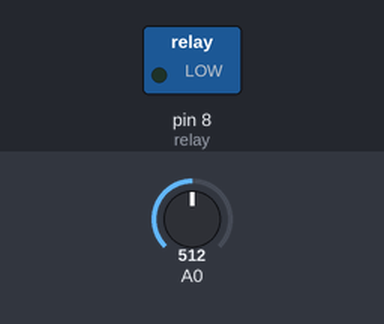
The sketch below on a simulated Arduino Uno, built with avr-gcc and run on an emulated ATmega328P. On the bench: switched loads named in the sketch (green lamp = pin HIGH). Inputs (shaded band) come from the test bench; at power-on: A0 = 512.

Above: at 1.2 s.
1.3 s: A0 set to 858
2.8 s: A0 set to 884
At 4.0 s:
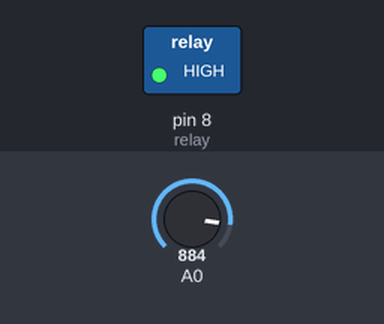
4.3 s: A0 set to 716
At 5.2 s:
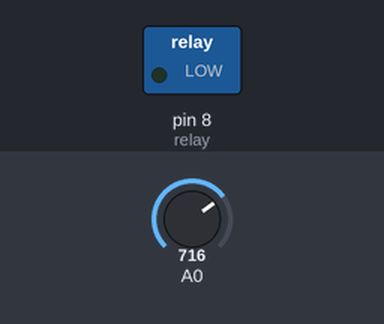
5.8 s: A0 set to 900
At 6.4 s:
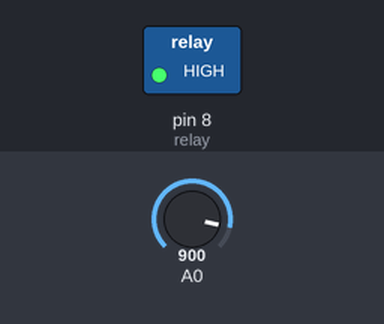
Timing chart, 0 to 8.3 s (numbered marks = the images above; inputs shaded):
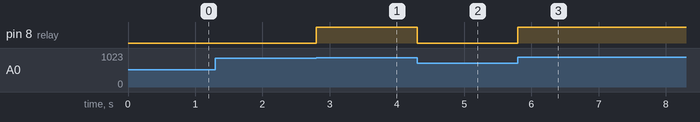

The sketch:

battery_controller.ino
```cpp
//#define DEBUG
#include <math.h>

int relay = 8;

double Thermistor(int RawADC) {
 double Temp;
 Temp = log(10000.0*((1024.0/RawADC-1)));
 Temp = 1 / (0.001129148 + (0.000234125 + (0.0000000876741 * Temp * Temp ))* Temp );
 Temp = Temp - 273.15;
 return Temp;
}

void setup() {
 Serial.begin(9600);
 pinMode(relay, OUTPUT);
}

void loop() {
  int temp2 = Thermistor(analogRead(0));

  if(temp2 > 70)
   digitalWrite(relay, HIGH);
  else
    digitalWrite(relay, LOW);

#ifdef DEBUG
  Serial.println(temp2);
#endif

}
```

Measured:
- the behaviour switches between 875 and 876 on A0 (found by bisection; images 0 and 1)
- after the input at 1.3 s, every drawn part: stays the same
- after the input at 2.8 s, pin 8 (relay): LOW → HIGH at once
- after the input at 4.3 s, pin 8 (relay): HIGH → LOW at once
- after the input at 5.8 s, pin 8 (relay): LOW → HIGH at once
